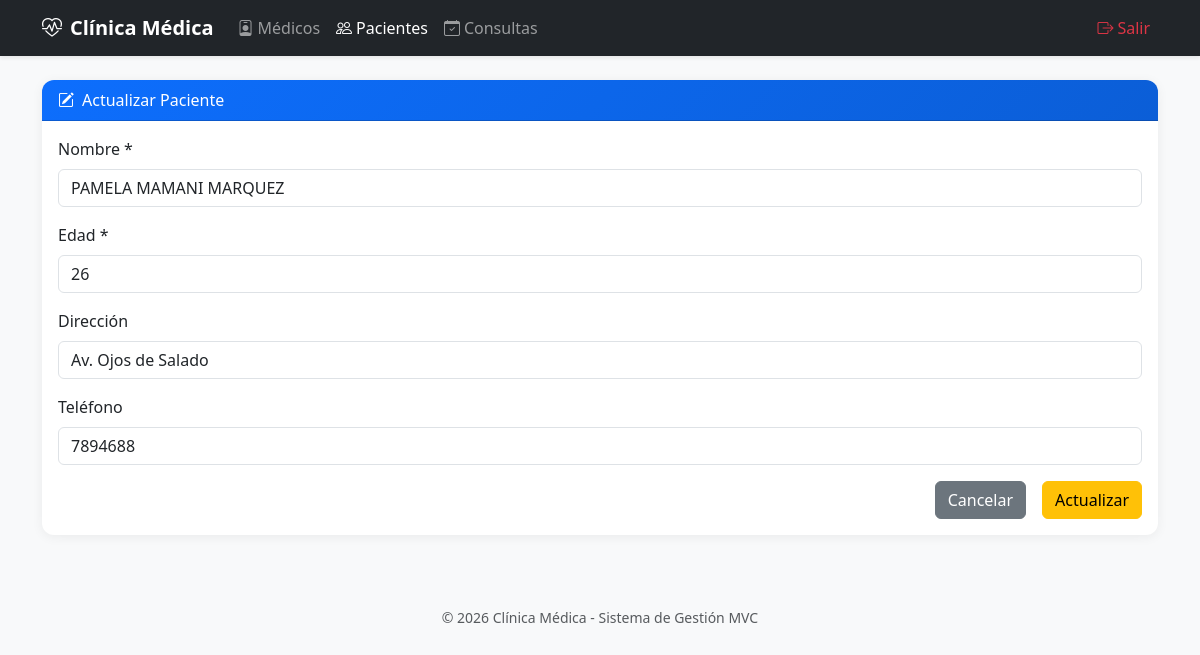
The page /pacientes/edit/1 on the database its author committed.
### models/paciente_model.py (models this page shows, shortened)
class Paciente(db.Model):
    __tablename__ = 'pacientes'
    id = db.Column(db.Integer, primary_key=True)
    nombre = db.Column(db.String(100), nullable=False)
    edad = db.Column(db.Integer, nullable=False)
    direccion = db.Column(db.String(150))
    telefono = db.Column(db.String(20))
    consultas = db.relationship('Consulta', backref='paciente', lazy=True, cascade='all, delete-orphan')
    @staticmethod
    def get_by_id(id):
        return Paciente.query.get(id)
    def delete(self):
        db.session.delete(self)
        db.session.commit()

### controllers/paciente_controller.py (the view, shortened to what this page needs)
@paciente_bp.route('/edit/<int:id>', methods=['GET', 'POST'])
def edit(id):
    paciente = Paciente.get_by_id(id)
    if not paciente:
        flash('❌ Paciente no encontrado', 'danger')
        return redirect(url_for('paciente.index'))
    return paciente_view['edit'](paciente)

### run.py (called while the page is built)
@app.context_processor
def inject_active_path():
    def is_active(path):
        return 'active' if request.path.startswith(path) else ''
    return dict(is_active=is_active)

### views/paciente_view.py (called while the page is built)
def edit(paciente):
    return render_template('pacientes/edit.html', paciente=paciente)

### templates/pacientes/edit.html (shortened to what this page needs)
{% extends 'base.html' %}
{% block content %}
<div class="card">
    <div class="card-header"><i class="bi bi-pencil-square me-2"></i>Actualizar Paciente</div>
    <div class="card-body">
        <form action="{{ url_for('paciente.edit', id=paciente.id) }}" method="POST">
            <div class="mb-3"><label class="form-label">Nombre *</label><input type="text" class="form-control" name="nombre" value="{{ paciente.nombre }}" required></div>
            <div class="mb-3"><label class="form-label">Edad *</label><input type="number" class="form-control" name="edad" value="{{ paciente.edad }}" required min="0" max="120"></div>
            <div class="mb-3"><label class="form-label">Dirección</label><input type="text" class="form-control" name="direccion" value="{{ paciente.direccion }}"></div>
            <div class="mb-3"><label class="form-label">Teléfono</label><input type="tel" class="form-control" name="telefono" value="{{ paciente.telefono }}"></div>
            <div class="d-grid gap-2 d-md-flex justify-content-md-end">
                <a href="{{ url_for('paciente.index') }}" class="btn btn-secondary me-md-2">Cancelar</a>
                <button type="submit" class="btn btn-warning">Actualizar</button>
            </div>
        </form>
    </div>
</div>
{% endblock %}

### templates/base.html (style rules this page uses)
:root { --primary: #0d6efd; --secondary: #6c757d; }
body { background: #f8f9fa; font-family: 'Segoe UI', system-ui, sans-serif; }
.card { border: none; box-shadow: 0 2px 12px rgba(0,0,0,.06); border-radius: 12px; }
.card-header { background: linear-gradient(135deg, var(--primary), #0b5ed7); color: white; border-radius: 12px 12px 0 0 !important; font-weight: 500; }

### rows shown on the page
Paciente: nombre "PAMELA MAMANI MARQUEZ", edad "26", direccion "Av. Ojos de Salado", telefono "7894688"
